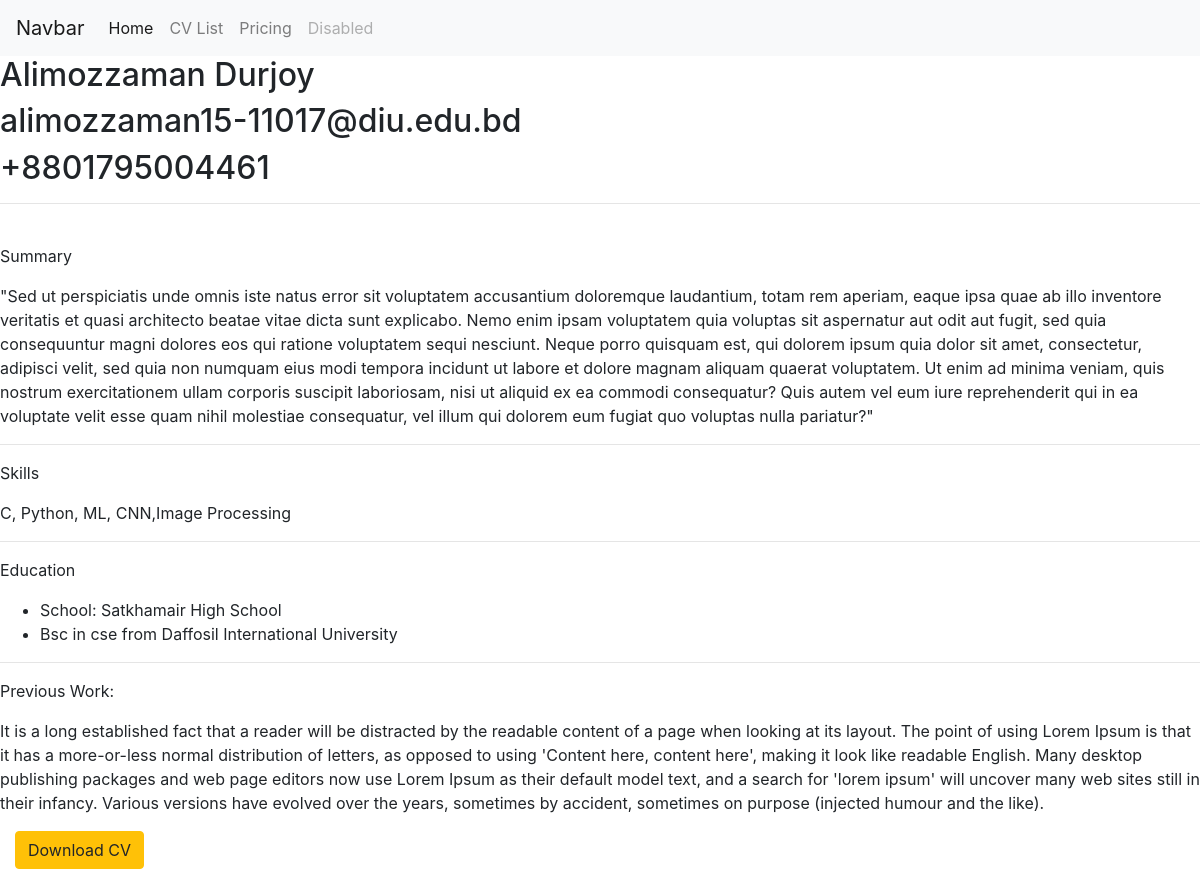
Page /viewresume/3/ on the committed database.
### pdfapp/models.py (models this page shows, shortened)
class Profile(models.Model):
    name= models.CharField(max_length=200)
    email= models.EmailField(max_length=200)
    phone= models.CharField(max_length=100)
    summary= models.TextField(max_length=2000)
    degree= models.CharField(max_length=200)
    school = models.CharField(max_length=200,default='null')
    university= models.CharField(max_length=200)
    previous_work= models.CharField(max_length=1000)
    skills= models.TextField(max_length=1000)

### pdfapp/views.py (the view)
# urls.py: path('viewresume/<int:id>/',views.viewresume,name= 'viewresume'),
def viewresume(request,id):
    user_profile = Profile.objects.get(pk=id)
    return render(request,'pdfapp/resume.html',{'user_profile':user_profile})

### pdfapp/templates/pdfapp/resume.html
{% extends 'pdfapp/base.html' %}
{% block content %}
<h2>{{user_profile.name}}</h2>
<h2>{{user_profile.email}}</h2>
<h2>{{user_profile.phone}}</h2>
<hr /> <br />
<p>Summary</p>
<p> {{user_profile.summary}}</p>
<hr />
<p>Skills</p>
<p> {{user_profile.skills}}</p>
<hr />
<p>Education</p>
<ul>
    <li>School: {{user_profile.school}}</li>
    <li> {{user_profile.degree}} from {{user_profile.university}}</li>
</ul>
<hr />
<p>Previous Work:</p>
<p>{{user_profile.previous_work}}</p>
<div class="col-md-3">
    <a href="{% url 'resume' user_profile.id %}" class="btn btn-warning">Download CV</a>
</div>
{% endblock content %}

### rows in the picture
Profile: name "Alimozzaman Durjoy", email "alimozzaman15-11017@diu.edu.bd", phone "+8801795004461", summary "\"Sed ut perspiciatis unde omnis iste natus error sit voluptatem accusantium doloremque laudantium, totam rem aperiam, eaque ipsa quae ab illo inventore veritatis et quasi architecto beatae vitae dicta sunt explicabo. Nemo enim ipsam voluptatem quia voluptas sit aspernatur aut odit aut fugit, sed quia consequuntur magni dolores eos qui ratione voluptatem sequi nesciunt. Neque porro quisquam est, qui dolorem ipsum quia dolor sit amet, consectetur, adipisci velit, sed quia non numquam eius modi tempora incidunt ut labore et dolore magnam aliquam quaerat voluptatem. Ut enim ad minima veniam, quis nostrum exercitationem ullam corporis suscipit laboriosam, nisi ut aliquid ex ea commodi…", skills "C, Python, ML, CNN,Image Processing", school "Satkhamair High School", degree "Bsc in cse", university "Daffosil International University", previous_work "It is a long established fact that a reader will be distracted by the readable content of a page when looking at its layout. The point of using Lorem Ipsum is that it has a more-or-less normal distribution of letters, as opposed to using 'Content here, content here', making it look like readable English. Many desktop publishing packages and web page editors now use Lorem Ipsum as their default model text, and a search for 'lorem ipsum' will uncover many web sites still in their infancy. Various versions have evolved over the years, sometimes by accident, sometimes on purpose (injected humour and the like)."
